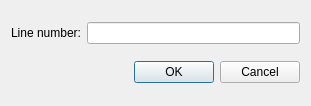
<?xml version="1.0" encoding="UTF-8"?>
<ui version="4.0">
 <class>GoToLineDialog</class>
 <widget class="QDialog" name="GoToLineDialog">
  <property name="geometry">
   <rect>
    <x>0</x>
    <y>0</y>
    <width>311</width>
    <height>106</height>
   </rect>
  </property>
  <property name="windowTitle">
   <string>Dialog</string>
  </property>
  <layout class="QGridLayout" name="gridLayout">
   <item row="1" column="0">
    <layout class="QGridLayout" name="gridLayout_2">
     <item row="0" column="0">
      <widget class="QDialogButtonBox" name="buttonBox">
       <property name="standardButtons">
        <set>QDialogButtonBox::Cancel|QDialogButtonBox::Ok</set>
       </property>
      </widget>
     </item>
    </layout>
   </item>
   <item row="0" column="0">
    <layout class="QGridLayout" name="gridLayout_4">
     <item row="0" column="1">
      <widget class="QLineEdit" name="lineEdit"/>
     </item>
     <item row="0" column="0">
      <widget class="QLabel" name="lineNumberLabel">
       <property name="text">
        <string>Line number:</string>
       </property>
      </widget>
     </item>
    </layout>
   </item>
  </layout>
 </widget>
 <resources/>
 <connections/>
</ui>
